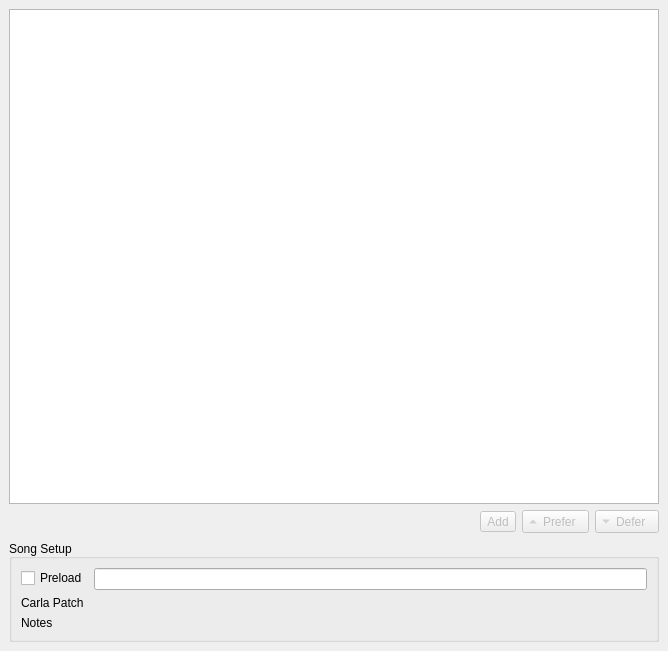
<?xml version="1.0" encoding="UTF-8"?>
<ui version="4.0">
 <class>Setlist</class>
 <widget class="QDockWidget" name="Setlist">
  <property name="geometry">
   <rect>
    <x>0</x>
    <y>0</y>
    <width>668</width>
    <height>651</height>
   </rect>
  </property>
  <property name="features">
   <set>QDockWidget::DockWidgetFloatable|QDockWidget::DockWidgetMovable</set>
  </property>
  <property name="allowedAreas">
   <set>Qt::LeftDockWidgetArea|Qt::RightDockWidgetArea</set>
  </property>
  <property name="windowTitle">
   <string>Se&amp;tlist</string>
  </property>
  <widget class="QWidget" name="dockWidgetContents">
   <layout class="QGridLayout" name="gridLayout_2">
    <item row="0" column="0" colspan="4">
     <widget class="QListView" name="setListView">
      <property name="sizePolicy">
       <sizepolicy hsizetype="Minimum" vsizetype="Minimum">
        <horstretch>0</horstretch>
        <verstretch>0</verstretch>
       </sizepolicy>
      </property>
      <property name="acceptDrops">
       <bool>true</bool>
      </property>
      <property name="toolTip">
       <string>A list of audio devices</string>
      </property>
      <property name="whatsThis">
       <string>A list of audio devices</string>
      </property>
      <property name="dragEnabled">
       <bool>true</bool>
      </property>
      <property name="dragDropMode">
       <enum>QAbstractItemView::InternalMove</enum>
      </property>
      <property name="defaultDropAction">
       <enum>Qt::MoveAction</enum>
      </property>
      <property name="iconSize">
       <size>
        <width>24</width>
        <height>24</height>
       </size>
      </property>
      <property name="uniformItemSizes">
       <bool>true</bool>
      </property>
     </widget>
    </item>
    <item row="1" column="0">
     <spacer name="spacer">
      <property name="orientation">
       <enum>Qt::Horizontal</enum>
      </property>
      <property name="sizeHint" stdset="0">
       <size>
        <width>364</width>
        <height>0</height>
       </size>
      </property>
     </spacer>
    </item>
    <item row="1" column="1">
     <widget class="QToolButton" name="addButton">
      <property name="enabled">
       <bool>false</bool>
      </property>
      <property name="text">
       <string>Add</string>
      </property>
      <property name="icon">
       <iconset theme="list-add">
        <normaloff>.</normaloff>.</iconset>
      </property>
      <property name="checked">
       <bool>false</bool>
      </property>
      <property name="toolButtonStyle">
       <enum>Qt::ToolButtonTextBesideIcon</enum>
      </property>
     </widget>
    </item>
    <item row="1" column="2">
     <widget class="QToolButton" name="preferButton">
      <property name="enabled">
       <bool>false</bool>
      </property>
      <property name="text">
       <string>Prefer</string>
      </property>
      <property name="toolButtonStyle">
       <enum>Qt::ToolButtonTextBesideIcon</enum>
      </property>
      <property name="arrowType">
       <enum>Qt::UpArrow</enum>
      </property>
     </widget>
    </item>
    <item row="1" column="3">
     <widget class="QToolButton" name="deferButton">
      <property name="enabled">
       <bool>false</bool>
      </property>
      <property name="text">
       <string>Defer</string>
      </property>
      <property name="toolButtonStyle">
       <enum>Qt::ToolButtonTextBesideIcon</enum>
      </property>
      <property name="arrowType">
       <enum>Qt::DownArrow</enum>
      </property>
     </widget>
    </item>
    <item row="2" column="0" colspan="4">
     <widget class="QGroupBox" name="setupBox">
      <property name="enabled">
       <bool>true</bool>
      </property>
      <property name="sizePolicy">
       <sizepolicy hsizetype="Preferred" vsizetype="Maximum">
        <horstretch>0</horstretch>
        <verstretch>0</verstretch>
       </sizepolicy>
      </property>
      <property name="title">
       <string>Song Setup</string>
      </property>
      <property name="alignment">
       <set>Qt::AlignBottom|Qt::AlignLeading|Qt::AlignLeft</set>
      </property>
      <property name="flat">
       <bool>false</bool>
      </property>
      <layout class="QFormLayout" name="formLayout">
       <property name="sizeConstraint">
        <enum>QLayout::SetMinimumSize</enum>
       </property>
       <property name="fieldGrowthPolicy">
        <enum>QFormLayout::ExpandingFieldsGrow</enum>
       </property>
       <property name="formAlignment">
        <set>Qt::AlignBottom|Qt::AlignLeading|Qt::AlignLeft</set>
       </property>
       <item row="0" column="0">
        <widget class="QCheckBox" name="preloadBox">
         <property name="text">
          <string>Preload</string>
         </property>
        </widget>
       </item>
       <item row="1" column="1">
        <widget class="KUrlRequester" name="patchrequester">
         <property name="filter">
          <string>*.carxp</string>
         </property>
         <property name="mode">
          <set>KFile::ExistingOnly|KFile::File|KFile::LocalOnly</set>
         </property>
        </widget>
       </item>
       <item row="2" column="1">
        <widget class="KUrlRequester" name="notesrequester">
         <property name="filter">
          <string/>
         </property>
        </widget>
       </item>
       <item row="1" column="0">
        <widget class="QLabel" name="label">
         <property name="text">
          <string>Carla Patch</string>
         </property>
        </widget>
       </item>
       <item row="2" column="0">
        <widget class="QLabel" name="label_2">
         <property name="text">
          <string>Notes</string>
         </property>
        </widget>
       </item>
       <item row="0" column="1">
        <widget class="QLineEdit" name="nameEdit"/>
       </item>
      </layout>
     </widget>
    </item>
   </layout>
  </widget>
 </widget>
 <customwidgets>
  <customwidget>
   <class>KUrlRequester</class>
   <extends>QWidget</extends>
   <header>kurlrequester.h</header>
  </customwidget>
 </customwidgets>
 <resources/>
 <connections/>
</ui>
